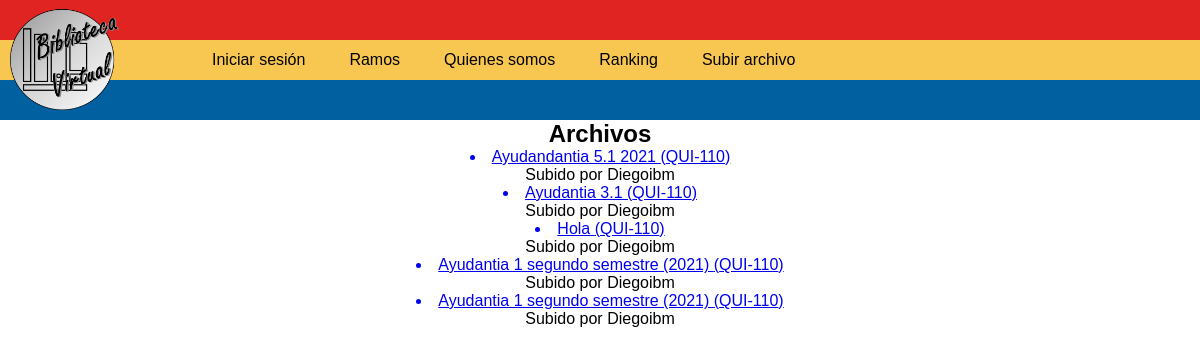
The app's page /ramos/QUI-110/ with its own data.
### Biblio/models.py (models this page shows, shortened)
class Post(models.Model):
    titulo=models.CharField(max_length=51)
    user = models.ForeignKey(User, on_delete=models.CASCADE, related_name='posts')
    timestap = models.DateTimeField(default=timezone.now)
    ramo = models.CharField(max_length=7)
    archivo = models.FileField(upload_to="myfolder/", blank=True, null=True)
    likes = models.ManyToManyField(User, related_name="UserPost")

### Biblio/views.py (the view)
# urls.py: path('ramos/<str:asignatura>/',VerArchivos),
def VerArchivos(request,asignatura):
    posts = Post.objects.all().filter(ramo=asignatura)
    context= {'posts': posts}
    return render(request,"ramos.html",context)

### templates/ramos.html (shortened to what this page needs)
{% load static %}
<head>
    <link rel="stylesheet" type="text/css" href='{% static "css/ramos.css" %}'/>
</head>
<body>
    {%include "Barrasuperior.html"%}
        <article>
        <h1>Archivos</h1>
        <div class="container-article">
            {%for post in posts%}
                <a class="archivo" href={{post.archivo.url}} download><li>{{post.titulo}}  ({{post.ramo}})</li></a>
                <a class="datos">Subido por {{post.user}}<br></a>
            {%endfor%}
        </div>
        </article>
</body>

### static/css/ramos.css (style rules this page uses)
body { font-family: 'Ubuntu', sans-serif; text-decoration: none; text-align: center; }

### static/css/BarraFija.css (style rules this page uses)
* { box-sizing: border-box; margin: 0; }
body { font-family: 'Ubuntu', sans-serif; }

### records on screen
Post: titulo "Ayudandantia 5.1 2021", ramo "QUI-110", user "Diegoibm"
Post: titulo "Ayudantia 3.1", ramo "QUI-110", user "Diegoibm"
Post: titulo "Hola", ramo "QUI-110", user "Diegoibm"
Post: titulo "Ayudantia 1 segundo semestre (2021)", ramo "QUI-110", user "Diegoibm"
Post: titulo "Ayudantia 1 segundo semestre (2021)", ramo "QUI-110", user "Diegoibm"
